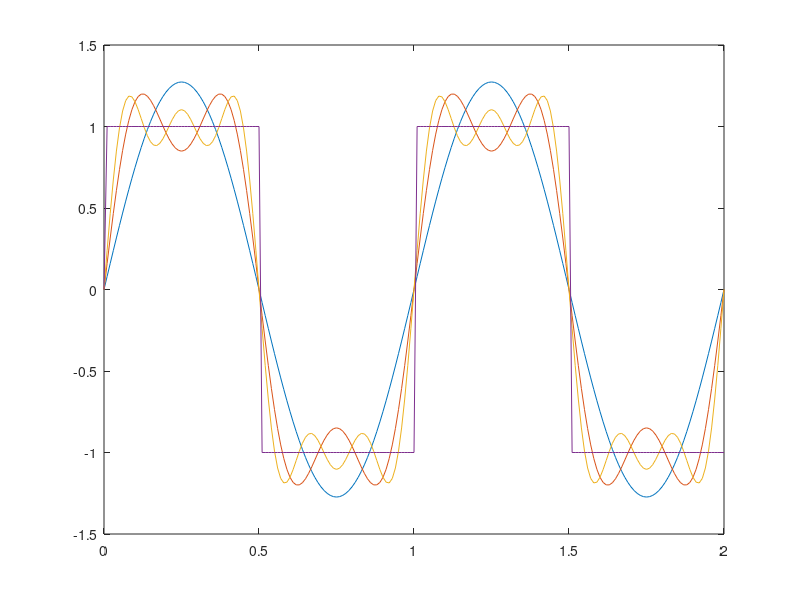

Here is the MATLAB script that generated this plot:
f = 1;
t = linspace(0,2,201); %two cycles, 100 points each
y1 = (4/pi)*sin(2*pi*f*t);
y3 = y1 + (4/(3*pi))*sin(2*pi*3*f*t);
y5 = y3 + (4/(5*pi))*sin(2*pi*5*f*t);
sqwave = sign(sin(2*pi*f*t)); %an actual square wave
plot(t,y1, t,y3, t,y5, t, sqwave);